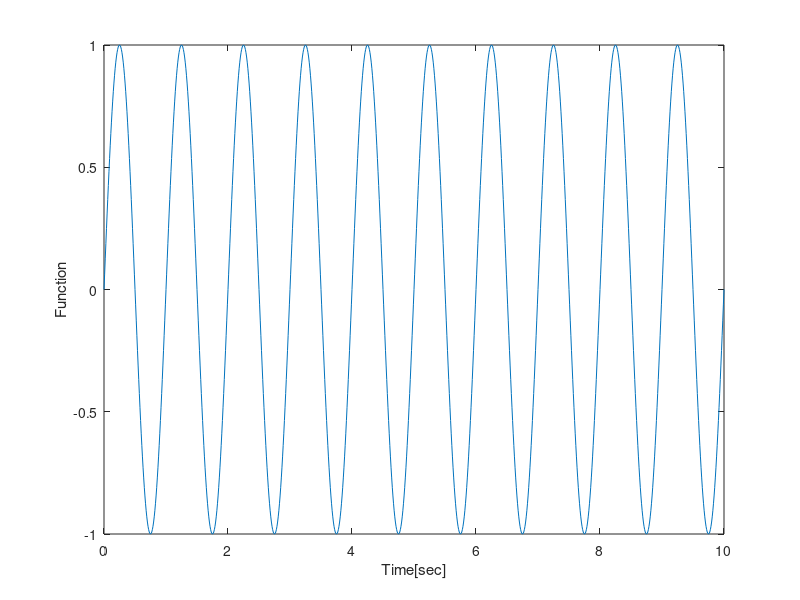

Write MATLAB code to recreate this figure.
% Plotting 10 seconds
t = 0:0.01:10; %seconds
f = 1; %Hertz
w = 2 * pi * f;
y = sin (w*t);
plot (t,y);
xlabel ('Time[sec]');
ylabel ('Function');
